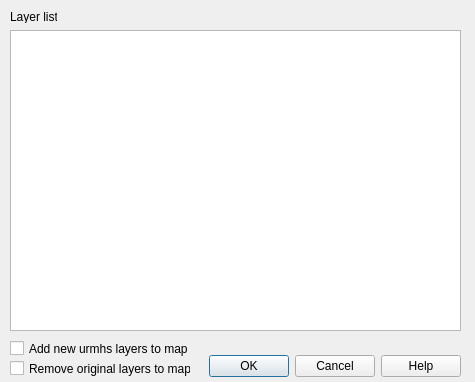
<?xml version="1.0" encoding="UTF-8"?>
<ui version="4.0">
 <class>Dialog</class>
 <widget class="QDialog" name="Dialog">
  <property name="geometry">
   <rect>
    <x>0</x>
    <y>0</y>
    <width>475</width>
    <height>382</height>
   </rect>
  </property>
  <property name="windowTitle">
   <string>Dialog</string>
  </property>
  <widget class="QDialogButtonBox" name="buttonBox">
   <property name="geometry">
    <rect>
     <x>190</x>
     <y>350</y>
     <width>271</width>
     <height>32</height>
    </rect>
   </property>
   <property name="orientation">
    <enum>Qt::Horizontal</enum>
   </property>
   <property name="standardButtons">
    <set>QDialogButtonBox::Cancel|QDialogButtonBox::Help|QDialogButtonBox::Ok</set>
   </property>
  </widget>
  <widget class="QListView" name="layer_list">
   <property name="geometry">
    <rect>
     <x>10</x>
     <y>30</y>
     <width>451</width>
     <height>301</height>
    </rect>
   </property>
  </widget>
  <widget class="QCheckBox" name="add_new_layer">
   <property name="geometry">
    <rect>
     <x>10</x>
     <y>340</y>
     <width>181</width>
     <height>17</height>
    </rect>
   </property>
   <property name="text">
    <string>Add new urmhs layers to map</string>
   </property>
  </widget>
  <widget class="QLabel" name="label">
   <property name="geometry">
    <rect>
     <x>10</x>
     <y>10</y>
     <width>47</width>
     <height>13</height>
    </rect>
   </property>
   <property name="text">
    <string>Layer list</string>
   </property>
  </widget>
  <widget class="QCheckBox" name="update_map_2">
   <property name="geometry">
    <rect>
     <x>10</x>
     <y>360</y>
     <width>181</width>
     <height>17</height>
    </rect>
   </property>
   <property name="text">
    <string>Remove original layers to map</string>
   </property>
  </widget>
 </widget>
 <resources/>
 <connections>
  <connection>
   <sender>buttonBox</sender>
   <signal>accepted()</signal>
   <receiver>Dialog</receiver>
   <slot>accept()</slot>
   <hints>
    <hint type="sourcelabel">
     <x>248</x>
     <y>254</y>
    </hint>
    <hint type="destinationlabel">
     <x>157</x>
     <y>274</y>
    </hint>
   </hints>
  </connection>
  <connection>
   <sender>buttonBox</sender>
   <signal>rejected()</signal>
   <receiver>Dialog</receiver>
   <slot>reject()</slot>
   <hints>
    <hint type="sourcelabel">
     <x>316</x>
     <y>260</y>
    </hint>
    <hint type="destinationlabel">
     <x>286</x>
     <y>274</y>
    </hint>
   </hints>
  </connection>
 </connections>
</ui>
